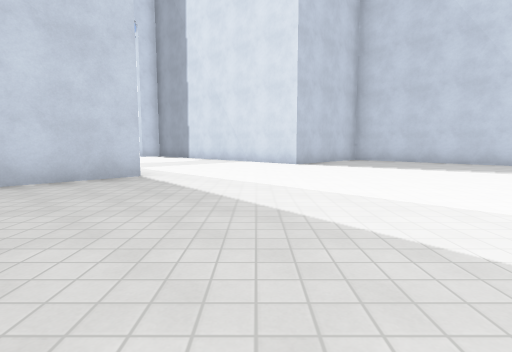
[1] (above)

12 first-person views from a walk through a Godot game level. The camera is 1.2 m above the floor, tilts 6° down and sees 80° across. The floor is counted in squares, 2 m on a side. Each view is taken from the middle of a square. On the plan, view 1 faces up. The plan holds only what a view shows up to about 9 squares ahead; the rest is blank. The place goes on beyond the plan. Surface patterns are stand-ins for the level's own textures.

[2]
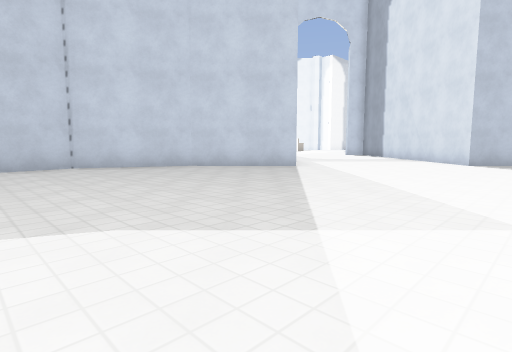

[3]
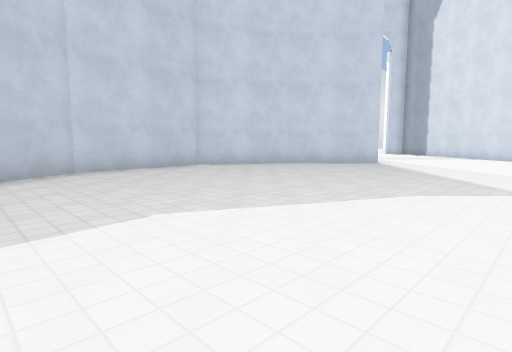

[4]
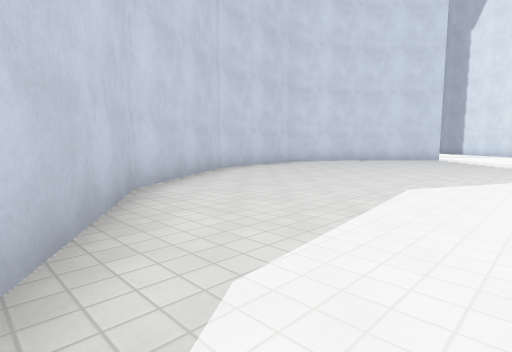

[5]
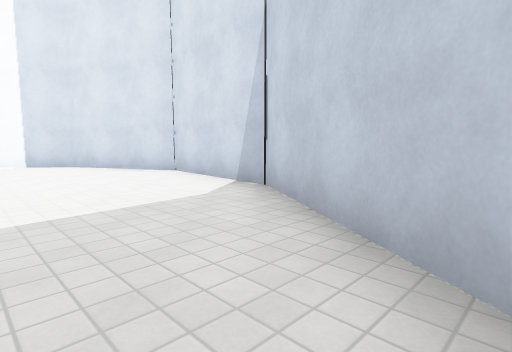

[6]
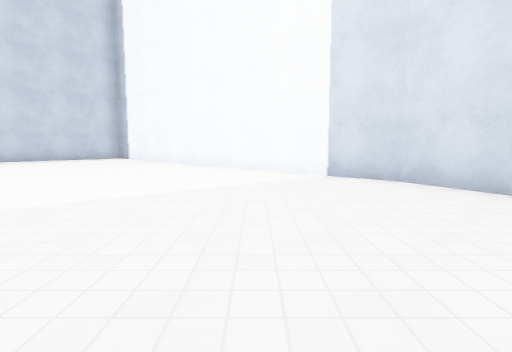

[7]
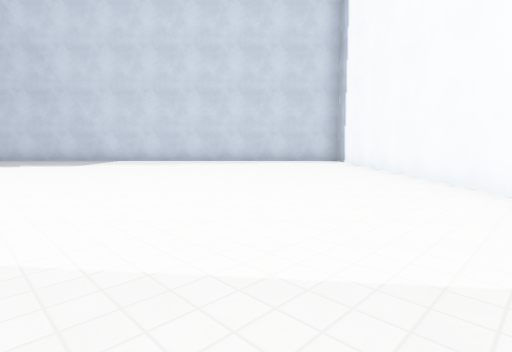

[8]
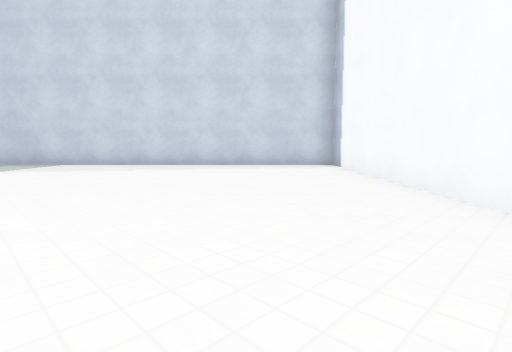

[9]
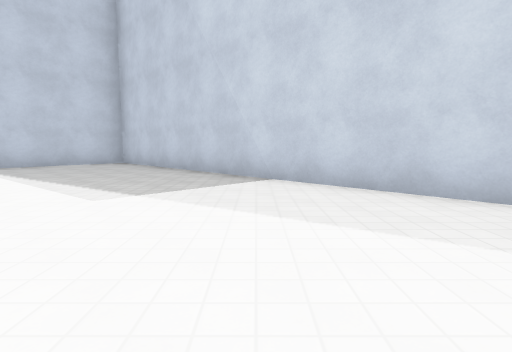

[10]
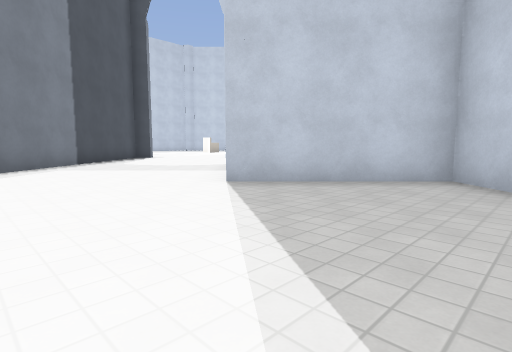

[11]
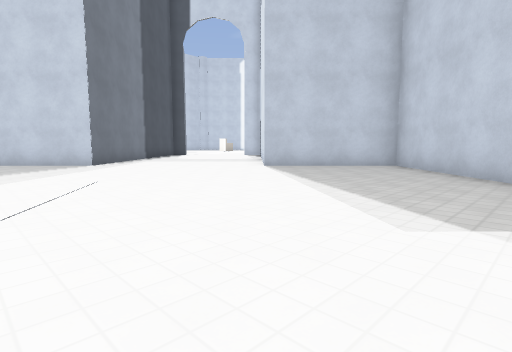

[12]
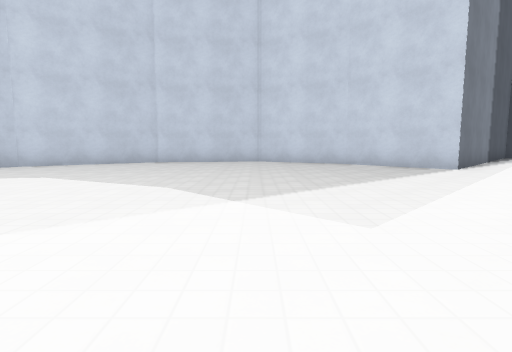

### Floor plan
Points are (right, up) in squares from view 1. A wall is a line through its corners. A room is listed if a view was taken in it or the views show most of it. See-through windows are left out.
Room 1 (views 1, 2, 3, 4, 5, 6, 7, 8, 9, 10, 11, 12)
walls: (-5.1, 8.7) (-2.2, 5.8) (-4.3, 3.7) (-5.5, 1.2) (-5, -2.2) (-3, -5.3) (0, -7.3) (3.2, -7.6) (5.8, -6.3) (12.6, 0.4); (12.6, 2.9) (3.8, 11.7) (1.2, 9.1) (0.7, 9.6)

Where each view was taken, in squares from view 1:
view 1: 0 up, 0 right, facing up
view 2: 1 down, 3 right, facing up-left
view 3: 4 down, 2 right, facing up-left
view 4: 7 down, 1 right, facing up-left
view 5: 4 down, 3 left, facing down-right
view 6: 4 down, 1 right, facing right
view 7: 4 down, 4 right, facing up-right
view 8: 3 down, 6 right, facing up-right
view 9: 2 up, 8 right, facing up
view 10: 6 up, 5 right, facing up-left
view 11: 3 up, 7 right, facing up-left
view 12: 1 up, 5 right, facing left
